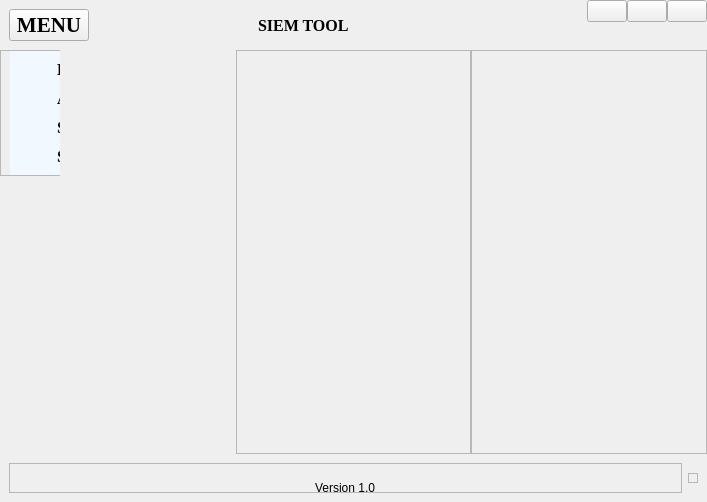
<?xml version="1.0" encoding="UTF-8"?>
<ui version="4.0">
 <class>MainWindow</class>
 <widget class="QMainWindow" name="MainWindow">
  <property name="geometry">
   <rect>
    <x>0</x>
    <y>0</y>
    <width>707</width>
    <height>502</height>
   </rect>
  </property>
  <property name="windowTitle">
   <string>MainWindow</string>
  </property>
  <widget class="QWidget" name="centralwidget">
   <layout class="QVBoxLayout" name="verticalLayout">
    <property name="spacing">
     <number>0</number>
    </property>
    <property name="leftMargin">
     <number>0</number>
    </property>
    <property name="topMargin">
     <number>0</number>
    </property>
    <property name="rightMargin">
     <number>0</number>
    </property>
    <property name="bottomMargin">
     <number>0</number>
    </property>
    <item alignment="Qt::AlignTop">
     <widget class="QFrame" name="header_frame">
      <property name="frameShape">
       <enum>QFrame::NoFrame</enum>
      </property>
      <property name="frameShadow">
       <enum>QFrame::Raised</enum>
      </property>
      <layout class="QHBoxLayout" name="horizontalLayout">
       <property name="spacing">
        <number>0</number>
       </property>
       <property name="leftMargin">
        <number>0</number>
       </property>
       <property name="topMargin">
        <number>0</number>
       </property>
       <property name="rightMargin">
        <number>0</number>
       </property>
       <property name="bottomMargin">
        <number>0</number>
       </property>
       <item alignment="Qt::AlignLeft">
        <widget class="QFrame" name="header_left_frame">
         <property name="frameShape">
          <enum>QFrame::NoFrame</enum>
         </property>
         <property name="frameShadow">
          <enum>QFrame::Raised</enum>
         </property>
         <layout class="QHBoxLayout" name="horizontalLayout_4">
          <item>
           <widget class="QPushButton" name="pushButton">
            <property name="font">
             <font>
              <family>Times New Roman</family>
              <pointsize>16</pointsize>
              <bold>true</bold>
             </font>
            </property>
            <property name="text">
             <string>MENU</string>
            </property>
            <property name="icon">
             <iconset>
              <normaloff>icons/menu-burger.png</normaloff>icons/menu-burger.png</iconset>
            </property>
            <property name="iconSize">
             <size>
              <width>32</width>
              <height>32</height>
             </size>
            </property>
           </widget>
          </item>
         </layout>
        </widget>
       </item>
       <item alignment="Qt::AlignLeft">
        <widget class="QFrame" name="header_center_frame">
         <property name="frameShape">
          <enum>QFrame::NoFrame</enum>
         </property>
         <property name="frameShadow">
          <enum>QFrame::Raised</enum>
         </property>
         <layout class="QHBoxLayout" name="horizontalLayout_3">
          <item>
           <widget class="QLabel" name="label">
            <property name="enabled">
             <bool>true</bool>
            </property>
            <property name="text">
             <string/>
            </property>
            <property name="pixmap">
             <pixmap>icons/icons8-steam-circled-50.png</pixmap>
            </property>
            <property name="scaledContents">
             <bool>false</bool>
            </property>
           </widget>
          </item>
          <item>
           <widget class="QLabel" name="label_2">
            <property name="font">
             <font>
              <family>Times New Roman</family>
              <pointsize>12</pointsize>
              <bold>true</bold>
             </font>
            </property>
            <property name="text">
             <string>SIEM TOOL</string>
            </property>
            <property name="textFormat">
             <enum>Qt::AutoText</enum>
            </property>
           </widget>
          </item>
         </layout>
        </widget>
       </item>
       <item alignment="Qt::AlignRight|Qt::AlignTop">
        <widget class="QFrame" name="header_right_frame">
         <property name="styleSheet">
          <string notr="true"/>
         </property>
         <property name="frameShape">
          <enum>QFrame::NoFrame</enum>
         </property>
         <property name="frameShadow">
          <enum>QFrame::Raised</enum>
         </property>
         <layout class="QHBoxLayout" name="horizontalLayout_2">
          <property name="spacing">
           <number>0</number>
          </property>
          <property name="leftMargin">
           <number>0</number>
          </property>
          <property name="topMargin">
           <number>0</number>
          </property>
          <property name="rightMargin">
           <number>0</number>
          </property>
          <property name="bottomMargin">
           <number>0</number>
          </property>
          <item alignment="Qt::AlignRight">
           <widget class="QPushButton" name="minimize_btn">
            <property name="text">
             <string/>
            </property>
            <property name="icon">
             <iconset>
              <normaloff>icons/minus.png</normaloff>icons/minus.png</iconset>
            </property>
           </widget>
          </item>
          <item>
           <widget class="QPushButton" name="maximize_btn">
            <property name="text">
             <string/>
            </property>
            <property name="icon">
             <iconset resource="icons.qrc">
              <normaloff>:/newPrefix/icons/icons8-toggle-full-screen-64.png</normaloff>:/newPrefix/icons/icons8-toggle-full-screen-64.png</iconset>
            </property>
           </widget>
          </item>
          <item>
           <widget class="QPushButton" name="close_btn">
            <property name="text">
             <string/>
            </property>
            <property name="icon">
             <iconset resource="icons.qrc">
              <normaloff>:/newPrefix/icons/cross.png</normaloff>:/newPrefix/icons/cross.png</iconset>
            </property>
            <property name="iconSize">
             <size>
              <width>16</width>
              <height>16</height>
             </size>
            </property>
           </widget>
          </item>
         </layout>
        </widget>
       </item>
      </layout>
     </widget>
    </item>
    <item>
     <widget class="QFrame" name="main_body">
      <property name="sizePolicy">
       <sizepolicy hsizetype="Preferred" vsizetype="Expanding">
        <horstretch>0</horstretch>
        <verstretch>0</verstretch>
       </sizepolicy>
      </property>
      <property name="frameShape">
       <enum>QFrame::NoFrame</enum>
      </property>
      <property name="frameShadow">
       <enum>QFrame::Raised</enum>
      </property>
      <layout class="QHBoxLayout" name="horizontalLayout_7">
       <property name="spacing">
        <number>0</number>
       </property>
       <property name="leftMargin">
        <number>0</number>
       </property>
       <property name="topMargin">
        <number>0</number>
       </property>
       <property name="rightMargin">
        <number>0</number>
       </property>
       <property name="bottomMargin">
        <number>0</number>
       </property>
       <item alignment="Qt::AlignLeft|Qt::AlignTop">
        <widget class="QFrame" name="left_menu_content_frame">
         <property name="minimumSize">
          <size>
           <width>60</width>
           <height>0</height>
          </size>
         </property>
         <property name="maximumSize">
          <size>
           <width>20</width>
           <height>16777215</height>
          </size>
         </property>
         <property name="styleSheet">
          <string notr="true"/>
         </property>
         <property name="frameShape">
          <enum>QFrame::StyledPanel</enum>
         </property>
         <property name="frameShadow">
          <enum>QFrame::Raised</enum>
         </property>
         <layout class="QHBoxLayout" name="horizontalLayout_8">
          <property name="spacing">
           <number>0</number>
          </property>
          <property name="topMargin">
           <number>0</number>
          </property>
          <property name="rightMargin">
           <number>0</number>
          </property>
          <property name="bottomMargin">
           <number>0</number>
          </property>
          <item>
           <widget class="QFrame" name="menu_frame">
            <property name="minimumSize">
             <size>
              <width>150</width>
              <height>0</height>
             </size>
            </property>
            <property name="autoFillBackground">
             <bool>false</bool>
            </property>
            <property name="styleSheet">
             <string notr="true">*{
border:none
}
*{
background-color: rgb(242, 248, 255)
}</string>
            </property>
            <property name="frameShape">
             <enum>QFrame::StyledPanel</enum>
            </property>
            <property name="frameShadow">
             <enum>QFrame::Raised</enum>
            </property>
            <layout class="QGridLayout" name="gridLayout">
             <property name="verticalSpacing">
              <number>10</number>
             </property>
             <item row="2" column="0">
              <widget class="QPushButton" name="security_log_btn">
               <property name="text">
                <string/>
               </property>
               <property name="icon">
                <iconset resource="icons.qrc">
                 <normaloff>:/newPrefix/icons8-web-application-firewall-50.png</normaloff>:/newPrefix/icons8-web-application-firewall-50.png</iconset>
               </property>
               <property name="iconSize">
                <size>
                 <width>32</width>
                 <height>32</height>
                </size>
               </property>
              </widget>
             </item>
             <item row="1" column="0">
              <widget class="QPushButton" name="Application_log_btn">
               <property name="text">
                <string/>
               </property>
               <property name="icon">
                <iconset resource="icons.qrc">
                 <normaloff>:/newPrefix/icons8-index-64.png</normaloff>:/newPrefix/icons8-index-64.png</iconset>
               </property>
               <property name="iconSize">
                <size>
                 <width>32</width>
                 <height>32</height>
                </size>
               </property>
              </widget>
             </item>
             <item row="0" column="1" alignment="Qt::AlignLeft">
              <widget class="QLabel" name="label_4">
               <property name="font">
                <font>
                 <family>Times New Roman</family>
                 <pointsize>12</pointsize>
                 <bold>true</bold>
                </font>
               </property>
               <property name="text">
                <string>Dashboard</string>
               </property>
               <property name="margin">
                <number>5</number>
               </property>
              </widget>
             </item>
             <item row="0" column="0">
              <widget class="QPushButton" name="dashboard_btn">
               <property name="text">
                <string/>
               </property>
               <property name="icon">
                <iconset resource="icons.qrc">
                 <normaloff>:/newPrefix/icons8-dashboard-50.png</normaloff>:/newPrefix/icons8-dashboard-50.png</iconset>
               </property>
               <property name="iconSize">
                <size>
                 <width>32</width>
                 <height>32</height>
                </size>
               </property>
              </widget>
             </item>
             <item row="3" column="0">
              <widget class="QPushButton" name="system_log_btn">
               <property name="text">
                <string/>
               </property>
               <property name="icon">
                <iconset resource="icons.qrc">
                 <normaloff>:/newPrefix/icons8-system-64.png</normaloff>:/newPrefix/icons8-system-64.png</iconset>
               </property>
               <property name="iconSize">
                <size>
                 <width>32</width>
                 <height>32</height>
                </size>
               </property>
              </widget>
             </item>
             <item row="1" column="1">
              <widget class="QLabel" name="label_5">
               <property name="font">
                <font>
                 <family>Times New Roman</family>
                 <pointsize>12</pointsize>
                 <bold>true</bold>
                </font>
               </property>
               <property name="text">
                <string>Application Log</string>
               </property>
               <property name="margin">
                <number>5</number>
               </property>
              </widget>
             </item>
             <item row="2" column="1">
              <widget class="QLabel" name="label_6">
               <property name="font">
                <font>
                 <family>Times New Roman</family>
                 <pointsize>12</pointsize>
                 <bold>true</bold>
                </font>
               </property>
               <property name="text">
                <string>Security Log</string>
               </property>
               <property name="margin">
                <number>5</number>
               </property>
              </widget>
             </item>
             <item row="3" column="1">
              <widget class="QLabel" name="label_7">
               <property name="font">
                <font>
                 <family>Times New Roman</family>
                 <pointsize>12</pointsize>
                 <bold>true</bold>
                </font>
               </property>
               <property name="text">
                <string>System Log</string>
               </property>
               <property name="margin">
                <number>5</number>
               </property>
              </widget>
             </item>
            </layout>
           </widget>
          </item>
         </layout>
        </widget>
       </item>
       <item>
        <widget class="QFrame" name="main_menu_content_frame">
         <property name="frameShape">
          <enum>QFrame::StyledPanel</enum>
         </property>
         <property name="frameShadow">
          <enum>QFrame::Raised</enum>
         </property>
        </widget>
       </item>
       <item>
        <widget class="QFrame" name="frame_3">
         <property name="frameShape">
          <enum>QFrame::StyledPanel</enum>
         </property>
         <property name="frameShadow">
          <enum>QFrame::Raised</enum>
         </property>
        </widget>
       </item>
      </layout>
     </widget>
    </item>
    <item alignment="Qt::AlignBottom">
     <widget class="QFrame" name="footer_frame">
      <property name="frameShape">
       <enum>QFrame::NoFrame</enum>
      </property>
      <property name="frameShadow">
       <enum>QFrame::Raised</enum>
      </property>
      <layout class="QHBoxLayout" name="horizontalLayout_6">
       <item>
        <widget class="QFrame" name="footer_frame_left">
         <property name="minimumSize">
          <size>
           <width>30</width>
           <height>30</height>
          </size>
         </property>
         <property name="frameShape">
          <enum>QFrame::StyledPanel</enum>
         </property>
         <property name="frameShadow">
          <enum>QFrame::Raised</enum>
         </property>
         <layout class="QHBoxLayout" name="horizontalLayout_5">
          <item alignment="Qt::AlignHCenter">
           <widget class="QLabel" name="label_3">
            <property name="minimumSize">
             <size>
              <width>30</width>
              <height>30</height>
             </size>
            </property>
            <property name="text">
             <string>Version 1.0</string>
            </property>
           </widget>
          </item>
         </layout>
        </widget>
       </item>
       <item>
        <widget class="QFrame" name="size_grip">
         <property name="minimumSize">
          <size>
           <width>10</width>
           <height>10</height>
          </size>
         </property>
         <property name="maximumSize">
          <size>
           <width>10</width>
           <height>10</height>
          </size>
         </property>
         <property name="frameShape">
          <enum>QFrame::StyledPanel</enum>
         </property>
         <property name="frameShadow">
          <enum>QFrame::Raised</enum>
         </property>
        </widget>
       </item>
      </layout>
     </widget>
    </item>
   </layout>
  </widget>
  <widget class="QMenuBar" name="menubar">
   <property name="geometry">
    <rect>
     <x>0</x>
     <y>0</y>
     <width>707</width>
     <height>22</height>
    </rect>
   </property>
  </widget>
 </widget>
 <resources>
  <include location="icons.qrc"/>
 </resources>
 <connections/>
</ui>
